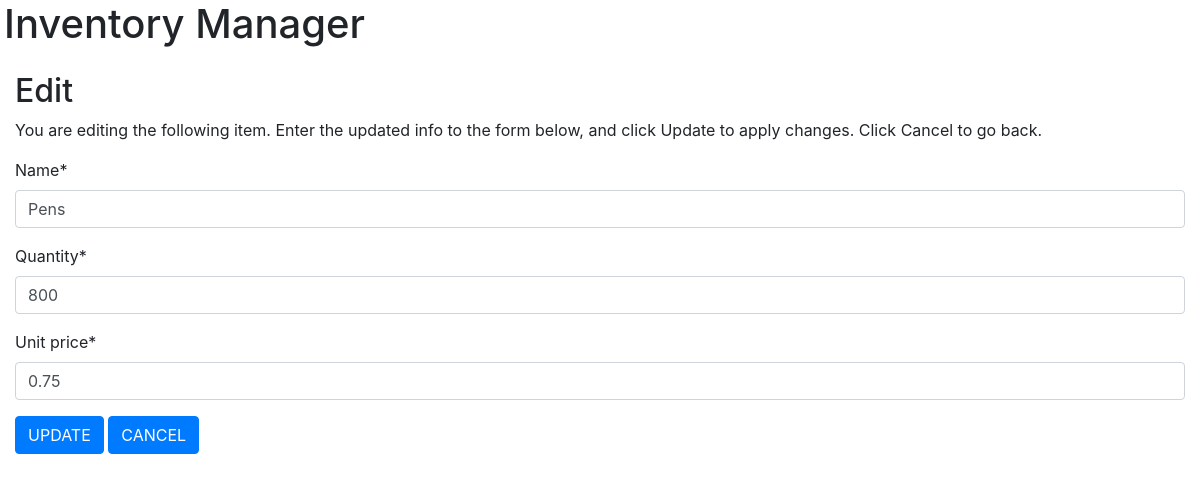
Page /edit/2 on the committed database.
### home/models.py (models this page shows, shortened)
class Inventory(models.Model):
    name = models.CharField(max_length=254)
    quantity = models.IntegerField()
    unit_price = models.DecimalField(max_digits=6, decimal_places=2)
    deleted = models.BooleanField(default=False)
    delete_comment = models.CharField(max_length=254, null=True, blank=True)
    class Meta:
        verbose_name_plural = "Inventory"

### home/views.py (the view)
# urls.py: path("edit/<int:inventory_id>", views.edit_inventory, name="edit_inventory"),
def edit_inventory(request, inventory_id):
    item = get_object_or_404(Inventory, pk=inventory_id)
    if request.method == 'POST':
        form = InventoryForm(request.POST, instance=item)
        if form.is_valid():
            form.save()
            return redirect('home')
    else:
        form = InventoryForm(instance=item)
    template = 'home/edit.html'
    context = {
        'item': item,
        'form': form,
    }
    return render(request, template, context)

### home/forms.py
class InventoryForm(forms.ModelForm):
    class Meta:
        model = Inventory
        exclude = ('deleted', 'delete_comment')

### home/templates/home/edit.html (shortened to what this page needs)
<!DOCTYPE html>
<html lang="en">
  <head>
    <link
      rel="stylesheet"
      href="https://cdnjs.cloudflare.com/ajax/libs/font-awesome/5.15.3/css/all.min.css"
    />
    <link
      rel="stylesheet"
      href="https://stackpath.bootstrapcdn.com/bootstrap/4.4.1/css/bootstrap.min.css"
    />
  </head>
  <body>
    {% load crispy_forms_tags %}
    <div class="container-fluid">
      <div class="row mb-3 pl-1">
        <h1>Inventory Manager</h1>
      </div>
      <div class="row">
        <div class="col-12">
          <h2>Edit</h2>
        </div>
        <div class="col-12">
          <p>
            You are editing the following item. Enter the updated info to the
            form below, and click Update to apply changes. Click Cancel to go
            back.
          </p>
          <form action="{% url 'edit_inventory' item.id %}" method="post">
            {% csrf_token %} {{ form|crispy }}
            <button type="submit" class="btn btn-primary">UPDATE</button>
            <a href="{% url 'home' %}" class="btn btn-primary">CANCEL</a>
          </form>
        </div>
      </div>
    </div>
  </body>
</html>

### rows in the picture
Inventory: name "Pens", quantity "800", unit_price "0.75"
